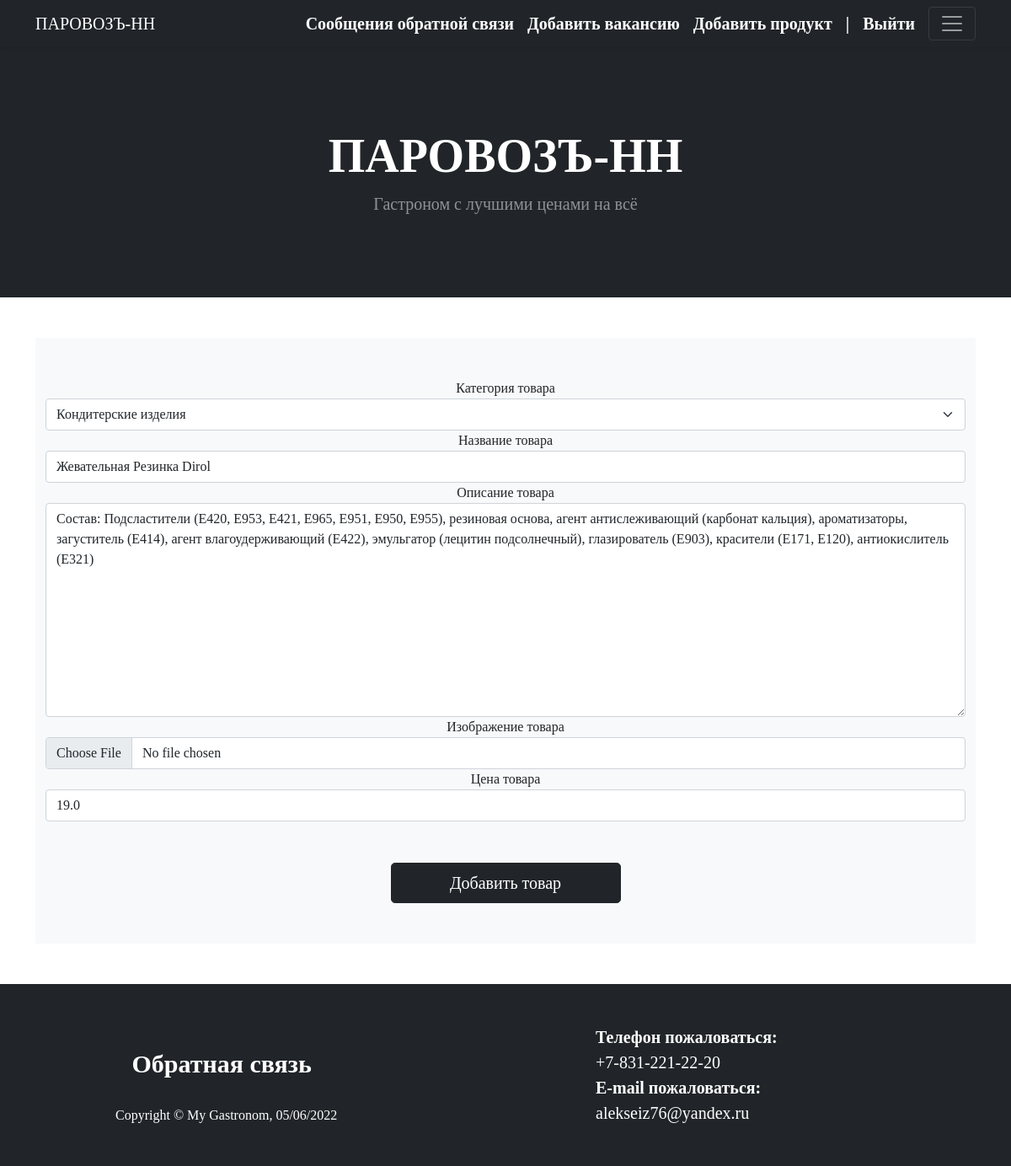
Page /show_product_info/zhevatelnaia-rezinka-dirol_61/update (signed in) on the earlier database version.
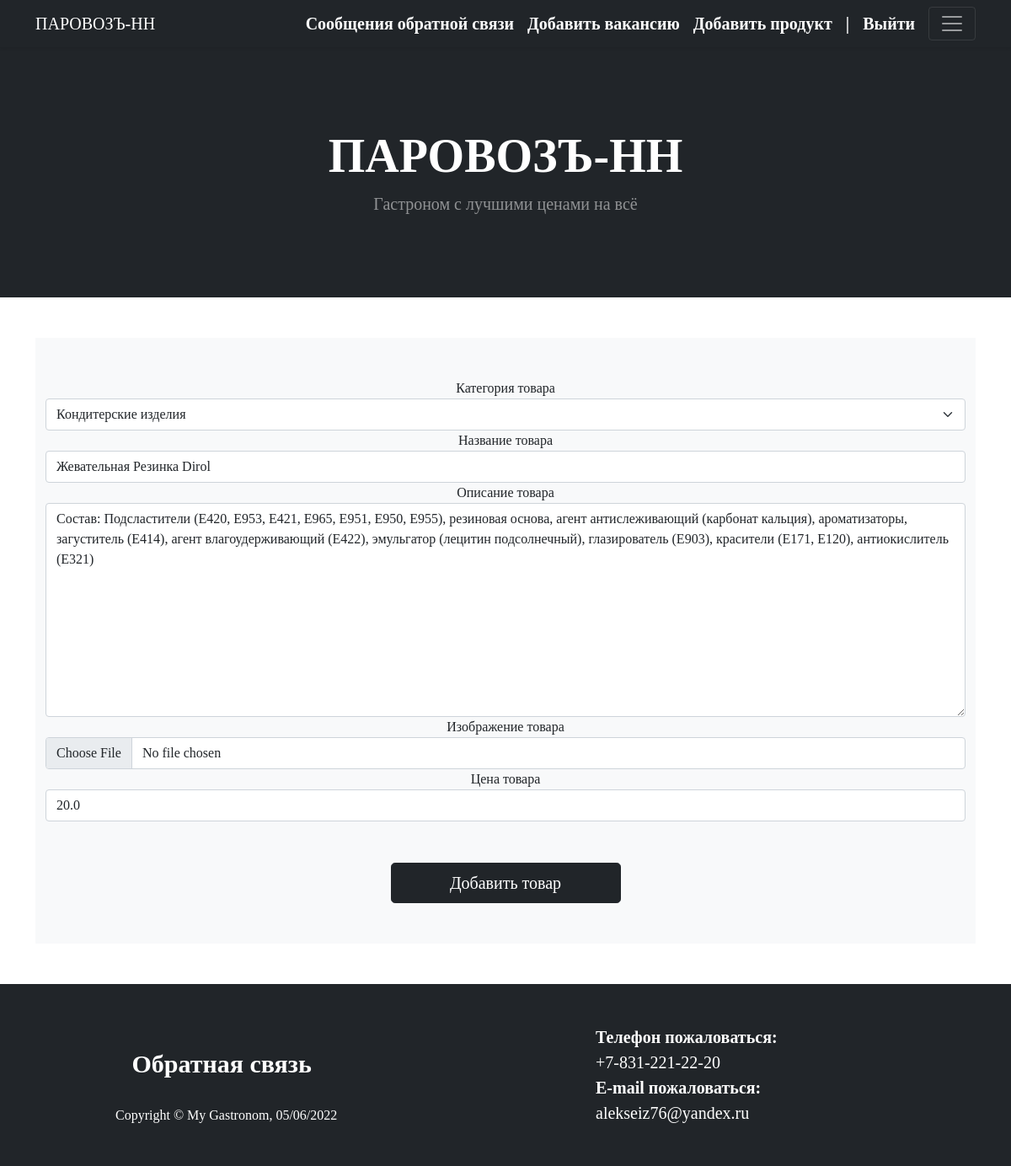
Same page on the later database version.
### gastronom/models.py (models this page shows, shortened)
class Product(models.Model):
    objects = models.Manager()
    name = models.CharField('Название', max_length=50, null=False)
    category = models.ForeignKey(Category, on_delete=models.PROTECT, verbose_name='Категория')
    description = models.TextField('Описание товара', max_length=10000, null=False)
    price = models.FloatField('Цена товара')
    image = models.ImageField('Изображение', upload_to='gastronom')
    slug = models.SlugField('URL товара', max_length=50, unique=True, db_index=True)
    class Meta:
        verbose_name = 'Товар'
        verbose_name_plural = "Товары"
    def __str__(self):
        return self.name

### gastronom/views.py (the view, shortened to what this page needs)
# urls.py: path('show_product_info/<slug:product_slug>/update', views.ProductUpdateView.as_view(), name='product_update'),
class ProductUpdateView(ContextMixin, UserData, LoginRequiredMixin, UpdateView):
    model = Product
    template_name = 'gastronom/create.html'
    slug_url_kwarg = 'product_slug'
    form_class = ProductForm
    raise_exception = True
    def get_context_data(self, **kwargs):
        context = super().get_context_data()
        user_context = self.get_user_context(title=f"Изменение продукта -  {context['product']}",
                                             button='Добавить товар')
        context.update(user_context)
        return context

### gastronom/models.py (called while the page is built)
    def __str__(self):
        return self.name

### gastronom/utils.py (called while the page is built)
    def get_user_context(self, **kwargs):
        context = kwargs
        cats = cache.get('categories')
        if not cats:
            cats = Category.objects.all()
            cache.set('categories', cats, 60)
        context['categories'] = cats
        return context

### gastronom/templates/gastronom/create.html (shortened to what this page needs)
{% extends 'gastronom/base.html' %}
{% block content %}
<div class="album py-5 bg-light">
    <div class="container d-flex flex-column align-items-center justify-content-center">
        <form class="needs-validation w-100 d-flex flex-column align-items-center" enctype="multipart/form-data"
              method="post">
            {% for widget in form %}
            <div class="col-12">
                {{ widget.label_tag }}
                {{ widget }}
            </div>
            {% endfor %}
            <button class="w-25 btn btn-dark btn-lg" type="submit">{{button}}</button>
        </form>
    </div>
</div>
{% endblock content %}

Differences in the rows shown:
changed Product "Кондитерские изделия": price "19.0" → "20.0"
